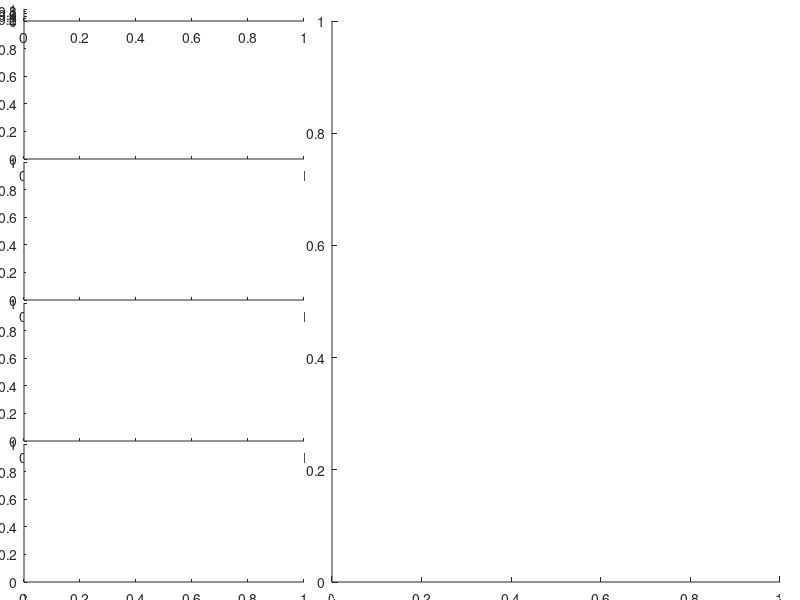

Write MATLAB code to recreate this figure. (Note: this script raises an error after producing the figure.)
function main_getImage
    close all;clc;warning('off','all')
    
    % Data directory and file of interest - edit here to local
    dataDir='./Data/';
    fileName='pat0002_20161004_141027_5167.mat';
    
    % Define figure and axis 
    f=figure('units','normalized','position',[0.0000 0.0463 1.0000 0.9269]);
    set(f,'color','w','HitTest','off','WindowButtonDownFcn',@clicks_Callback,'ButtonDownFcn',@clicks_Callback,'KeyPressFcn',@keys_Callback,'MenuBar','none','ToolBar','none');
    Ax_SPE={subplot('position',[.030 .735 .350 .230]);subplot('position',[.030 .500 .350 .230]);subplot('position',[.030 .265 .350 .230]);subplot('position',[.030 .030 .350 .230]);subplot('position',[.030 .965 .350 .020])};
    Ax_EEG=subplot('position',[.415 .030 .560 .935]);
    
    % Declare global variables/parameters
    tc=25;
    w=10;
    Fs=200;
    channel_withspace_bipolar ={'Fp1-F7' 'F7-T3' 'T3-T5' 'T5-O1' '' 'Fp2-F8' 'F8-T4' 'T4-T6' 'T6-O2' '' 'Fp1-F3' 'F3-C3' 'C3-P3' 'P3-O1' '' 'Fp2-F4' 'F4-C4' 'C4-P4' 'P4-O2' '' 'Fz-Cz'  'Cz-Pz' '' 'EKG'};
    dt=2;
    zScale=1/150;
    col=[-10 25];
    colormap jet
    
    %%%%%%%%%%%%%%%%%%%%%%%%%%%%%%%%%%%%%%%%%%%%%%%%%%%%%%%%%%%%%%%%%%%%%%%
    % Main function
    % 1. Read data
    [seg,segTime,sdata]=fcn_readData(fileName);
    
    % 2. Parse data
    [tt,timeStamps,channel_withspace,seg_disp,DCoff]=fcn_getDataDisp(seg,tc,w,segTime);
    
    % 3. Plot EEG
    fcn_plotEEG(Ax_EEG,seg_disp,timeStamps);
    
    % 4. Plot spectrograms
    fcn_plotSpect(Ax_SPE,sdata);

    % 5. Export .png image
    print(f,strrep(fileName,'.mat','.png'),'-dpng');
   
    %%%%%%%%%%%%%%%%%%%%%%%%%%%%%%%%%%%%%%%%%%%%%%%%%%%%%%%%%%%%%%%%%%%%%%%
    % Local Callback functions
    function [seg,segTime,sdata]=fcn_readData(filename)
        % Get infor from file name
        filename=strrep(filename,'.mat','');
        iii=regexp(filename,'_');
        timeStampo = datetime(filename(iii(1)+1:iii(end)-1),'inputformat','yyyyMMdd_HHmmss');
        segTime=timeStampo+seconds(2*str2num(filename(iii(end)+1 : end))+1-5);
        
        % Read
        tmp=load([dataDir,filename],'data_50sec','spec_10min');
        seg=tmp.data_50sec;
        sdata=tmp.spec_10min;
        
        % Denoise
        [B1,A1]=butter(3,[.5 40]/(Fs/2));
        [B2,A2]=butter(3,[60-2.5 60+2.5]/(Fs/2),'stop');
        seg(isnan(seg))=0;
        seg=filtfilt(B1,A1,seg')';
        seg=filtfilt(B2,A2,seg')';     
    end
 
    function [tt,timeStamps,channel_withspace,seg_disp,DCoff]=fcn_getDataDisp(seg,tc,w,segTime)
        % Parse data for display - central 10sec on L-bipolar
        tto=tc*Fs-(w/2)*Fs+1;tt1=tc*Fs+(w/2)*Fs;tt=tto:tt1;
        seg=seg(:,tto:tt1);
        eeg=seg(1:19,:);
        ekg=-seg(20,:);
        gap=NaN(1,size(eeg,2));
        
        % L-bipolar
        seg=fcn_bipolar(eeg);
        seg_disp=[seg(1:4,:);gap;seg(5:8,:);gap;seg(9:12,:);gap;seg(13:16,:);gap;seg(17:18,:);gap;ekg];
        channel_withspace=channel_withspace_bipolar;
        M=size(seg_disp,1);
        DCoff=repmat(flipud((1:M)'),1,size(seg_disp,2));
        timeStamps=datestr(segTime+seconds(round(1/Fs:1:(w*Fs+1)/Fs)),'hh:MM:ss');
    end

    function dataBipolar=fcn_bipolar(data)
        % L-bipolar
        dataBipolar(1,:)=data(1,:)-data(5,:);%Fp1-F7
        dataBipolar(2,:)=data(5,:)-data(6,:);%F7-T3
        dataBipolar(3,:)=data(6,:)-data(7,:);%T3-T5
        dataBipolar(4,:)=data(7,:)-data(8,:);%T5-O1
        dataBipolar(5,:)=data(12,:)-data(16,:);%Fp2-F8
        dataBipolar(6,:)=data(16,:)-data(17,:);%F8-T4
        dataBipolar(7,:)=data(17,:)-data(18,:);%T4-T6
        dataBipolar(8,:)=data(18,:)-data(19,:);%T6-O2        
        dataBipolar(9,:)=data(1,:)-data(2,:);%Fp1-F3
        dataBipolar(10,:)=data(2,:)-data(3,:);%F3-C3
        dataBipolar(11,:)=data(3,:)-data(4,:);%C3-P3
        dataBipolar(12,:)=data(4,:)-data(8,:);%P3-O1
        dataBipolar(13,:)=data(12,:)-data(13,:);%Fp2-F4
        dataBipolar(14,:)=data(13,:)-data(14,:);%F4-C4
        dataBipolar(15,:)=data(14,:)-data(15,:);%C4-P4
        dataBipolar(16,:)=data(15,:)-data(19,:);%P4-O2
        dataBipolar(17,:)=data(9,:)-data(10,:);%Fz-Cz
        dataBipolar(18,:)=data(10,:)-data(11,:);%Cz-Pz
    end

    function fcn_plotEEG(ax,seg,segT)
        % Plot 10sec EEG
        mm=size(seg,1);
        set(f,'CurrentAxes',ax);cla(ax)
        hold(ax,'on')
            % Grid dash lines per second 
            for k=1:round((tt(end)-tt(1)+1)/Fs)
                line([tt(1)+Fs*(k-1) tt(1)+Fs*(k-1)],[0 mm+1],'linestyle','--','color',[0 0 0])
            end
            
            % plot EEG
            plot(ax,tt,zScale*seg(1:end-1,:)+DCoff(1:end-1,:),'k');
            
            % plot EKG (z-normalized)
            ekg=seg(end,:);ekg=(ekg-mean(ekg))/(eps+std(ekg));
            plot(ax,tt,.2*ekg+DCoff(end,:),'r');
            
            % show rulers (scales)
            ddt=tt(end)-tt(1)+1;a=round(ddt*4/5);xa1=tt(1)+[a a+Fs-1];ya1=[3 3];xa2=tt(1)+[a a];ya2=ya1+[0 100*zScale];
            text(ax,xa1(1)-Fs/10,mean(ya2),'100\muV','Color','b','FontSize',8,'verticalalignment','middle','horizontalalignment','right');text(ax,mean(xa1),ya1(1)-0.1,'1 sec','Color','b','FontSize',8,'verticalalignment','top','horizontalalignment','center');
            line(ax,xa1,ya1,'LineWidth',2,'Color','b');line(ax,xa2,ya2,'LineWidth',2,'Color','b');
            
            set(ax,'ytick',1:mm,'yticklabel',fliplr(channel_withspace),'box','on','ylim',[0 mm+1],'xlim',[tt(1) tt(end)+1],'xtick',round(tt(1):1*Fs:tt(end)+1),'xticklabel',segT,'fontsize',9.5);
        hold(ax,'off')    
    end

    function fcn_plotSpect(Ax_spec,sdata)
        % Plot 10min 4 regional-average spectrograms (dB scale)
        winSize=10;
        tto=0;tt1=60*winSize;ttc=30*winSize;
        stepSize=2;S_x=tto:stepSize:tt1;S_y=1:20;
        for iReg=1:4
            set(f,'CurrentAxes',Ax_spec{iReg});cla(Ax_spec{iReg})
            spec=sdata{iReg,2};
            hold(Ax_spec{iReg},'on');
                % 2D spectrogram
                imagesc(Ax_spec{iReg},S_x,S_y,pow2db(spec),col);axis(Ax_spec{iReg},'xy');
                % central dash line (aligned in time with 10sec EEG)
                plot([ttc  ttc],[S_y(1) S_y(end)],'k--','linewidth',1);
            hold(Ax_spec{iReg},'off');
            
            % Frequency axis settings
            ylabel(Ax_spec{iReg},'Freq (Hz)');
            yticks=get(Ax_spec{iReg},'ytick');
            yticklabels=get(Ax_spec{iReg},'yticklabel');yticklabels{end}=sdata{iReg,1};
            if iReg<4
                set(Ax_spec{iReg},'ylim',[S_y(1) S_y(end)],'xlim',[tto tt1],'yticklabel',yticklabels,'ytick',yticks,'xtick',[],'box','on')  
            else
                tt_=segTime-seconds(winSize/2*60-5)+seconds(tto:2.5*60:(tt1+1));
                set(Ax_spec{iReg},'ylim',[S_y(1) S_y(end)],'xlim',[tto tt1],'yticklabel',yticklabels,'ytick',yticks,'xtick',tto:2.5*60:(tt1+1),'xticklabel',datestr(tt_,'hh:MM:ss'),'box','on');
            end
        end

        % Marker on the top of spectrogram
        set(f,'CurrentAxes',Ax_spec{end});cla(Ax_spec{end});
        plot(Ax_spec{end},ttc,0,'rv','markersize',10,'MarkerFaceColor','r');
        axis(Ax_spec{end},'off')
        set(Ax_spec{end},'xtick',[],'xlim',get(Ax_spec{end-1},'xlim'),'ylim',[-.7 .5])         
    end
end
